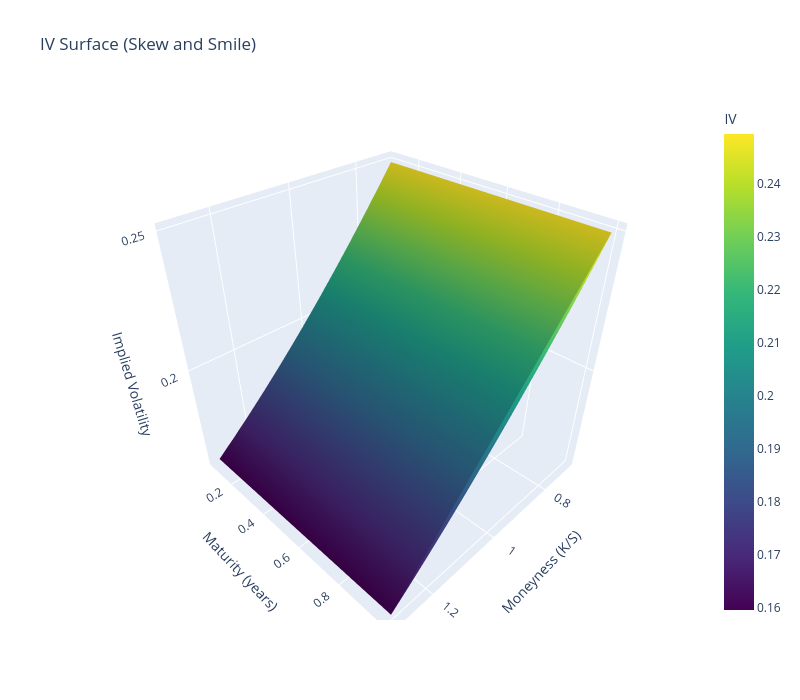

Source (notebook cell):
### Code cell
# Just use calls for cleaner visualization
df_calls = opt_prices_df_skew_smile[opt_prices_df_skew_smile['option_type'] == 'call']

fig = go.Figure(data=[go.Mesh3d(
    x=df_calls['moneyness'],
    y=df_calls['maturity'],
    z=df_calls['true_iv'],
    intensity=df_calls['true_iv'],
    colorscale='Viridis',
    showscale=True,
    colorbar=dict(title='IV'),
)])

fig.update_layout(
    title='IV Surface (Skew and Smile)',
    scene=dict(
        xaxis_title='Moneyness (K/S)',
        yaxis_title='Maturity (years)',
        zaxis_title='Implied Volatility'
    ),
    width=800, height=700
)
fig.show()
